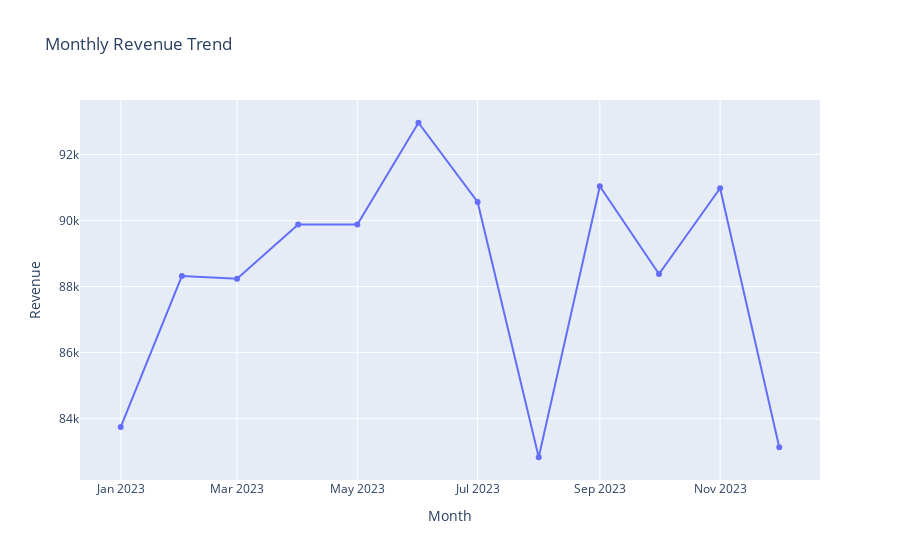

The cell this chart's notebook holds for it:
### Code cell
fig = px.line(monthly_summary, x='Month', y='Revenue', markers=True, title='Monthly Revenue Trend')
fig.update_layout(xaxis_title='Month', yaxis_title='Revenue')
fig

### Figure 1 — Plotly figure (JSON) as saved in the notebook; plotly's stock layout.template omitted (floating-point values rounded to 4 significant figures)
{"data": [{"hovertemplate": "Month=%{x}<br>Revenue=%{y}<extra></extra>", "legendgroup": "", "line": {"color": "#636efa", "dash": "solid"}, "marker": {"symbol": "circle"}, "mode": "lines+markers", "name": "", "orientation": "v", "showlegend": false, "type": "scatter", "x": ["2023-01-01T00:00:00", "2023-02-01T00:00:00", "2023-03-01T00:00:00", "2023-04-01T00:00:00", "2023-05-01T00:00:00", "2023-06-01T00:00:00", "2023-07-01T00:00:00", "2023-08-01T00:00:00", "2023-09-01T00:00:00", "2023-10-01T00:00:00", "2023-11-01T00:00:00", "2023-12-01T00:00:00"], "xaxis": "x", "y": [83750.0, 88320.0, 88240.0, 89880.0, 89880.0, 92960.0, 90560.0, 82830.0, 91040.0, 88380.0, 90980.0, 83140.0], "yaxis": "y"}], "layout": {"legend": {"tracegroupgap": 0}, "title": {"text": "Monthly Revenue Trend"}, "xaxis": {"anchor": "y", "domain": [0, 1], "title": {"text": "Month"}}, "yaxis": {"anchor": "x", "domain": [0, 1], "title": {"text": "Revenue"}}}}
